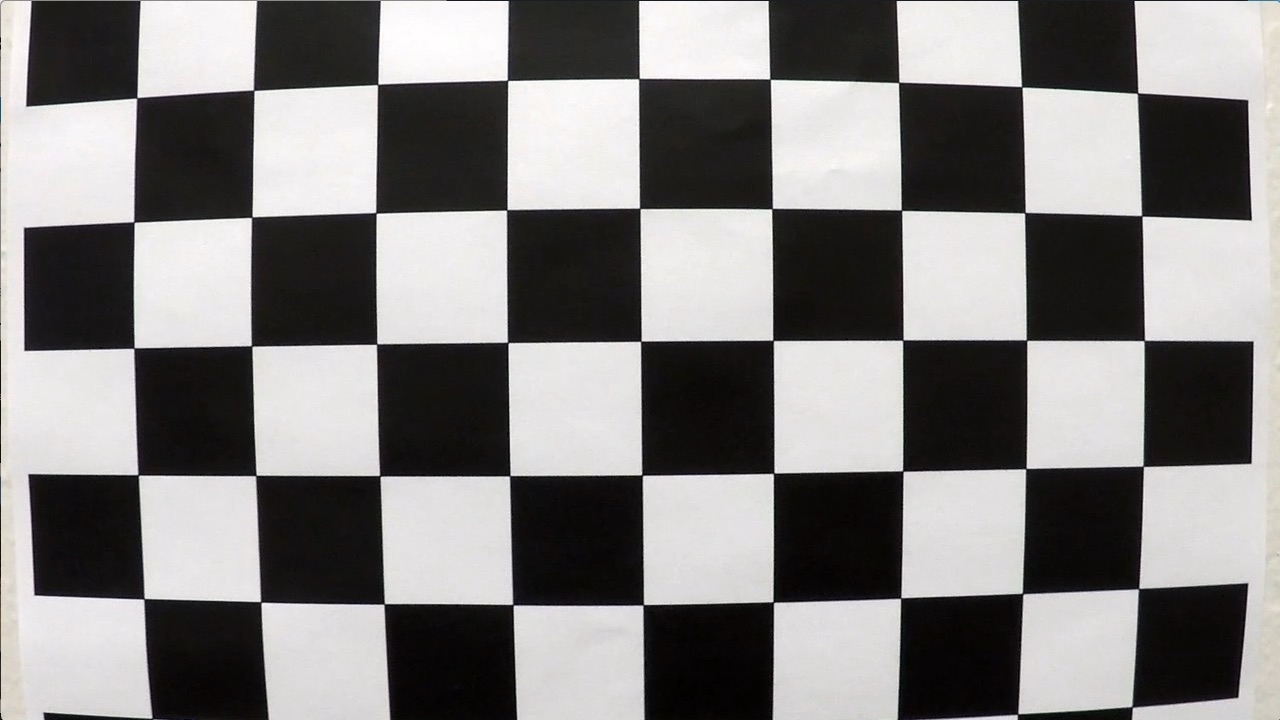
#> input picture P2 Advanced Lane Finding/camera_cal/calibration1.jpg, 1280 x 720 px
$ jupyter execute --allow-errors 'P2 with review.ipynb'   (shell and % lines are left out)   (older library calls are emulated)
#> lines starting #> are read from the running program, lines starting #| are printed output that depends on the picture; after the words box and inside, x2 and y2 are one past the last pixel; in counts of white or black regions, pixels touching at a corner belong together
## Advanced Lane Lines Detection
The goals / steps of this project are the following:

Compute the camera calibration matrix and distortion coefficients given a set of chessboard images.

Apply a distortion correction to raw images.

Apply a perspective transform to rectify image ("birds-eye view").

Use color transforms, gradients, etc., to create a thresholded binary image.

Detect lane pixels and fit to find the lane boundary.

Determine the curvature of the lane and vehicle position with respect to center.

Warp the detected lane boundaries back onto the original image.

Output visual display of the lane boundaries and numerical estimation of lane curvature and vehicle position.

[cell 1]
#importing some useful packages
import matplotlib.pyplot as plt
import matplotlib.image as mpimg
import numpy as np
import cv2
import pickle
import glob

[cell 2]
# Import everything needed to edit/save/watch video clips
from moviepy.editor import VideoFileClip
from IPython.display import HTML

[cell 3]
# Define a function that takes an image, number of x and y points,
# camera matrix and distortion coefficients
def corners_unwarp(img, nx, ny):
    # prepare object points, like (0,0,0), (1,0,0), (2,0,0) ....,(6,5,0)
#> called with img = 'camera_cal/calibration1.jpg', nx = 9, ny = 5
    objp = np.zeros((ny*nx,3), np.float32)
    objp[:,:2] = np.mgrid[0:nx,0:ny].T.reshape(-1,2)

    # Arrays to store object points and image points from all the images.
    objpoints = [] # 3d point in real world space
    imgpoints = [] # 2d points in image plane.
    images = glob.glob(img)
    for idx, fname in enumerate(images):
        img = cv2.imread(fname)
#> img is the input picture: shape (720, 1280, 3); mean B, G, R 127.8, 128.4, 130.1
        # Convert to grayscale
        gray = cv2.cvtColor(img, cv2.COLOR_BGR2GRAY)
        ret, corners = cv2.findChessboardCorners(gray, (nx, ny), None)
#> ret = True; corners = 45 rows, first 8: [137.5, 96.45], [253.6, 90.19], [377.5, 84.48], [506.8, 79.62], [639.6, 77.4], [770.5, 79.55], [899.2, 82.02], [1022.5, 87.62]

        # If found, add object points, image points
        if ret == True:
            objpoints.append(objp)
            imgpoints.append(corners)
    return objpoints,imgpoints


def cal_undistort(image,nx,ny):
    objpoints,imgpoints=corners_unwarp(image,nx,ny)
#> objpoints = 1 item; imgpoints = 1 item
    image = mpimg.imread(image)

    img_size = (image.shape[1], image.shape[0])
    # Do camera calibration given object points and image points
    ret, mtx, dist, rvecs, tvecs = cv2.calibrateCamera(objpoints, imgpoints, img_size,None,None)
#> ret = 1.12; mtx = [[2934.5, 0, 429.2], [0, 2989.2, 297], [0, 0, 1]]; dist = [[-1.34, -13.69, 0.0587, 0.136, 137.7]]; rvecs = ([0.111, -0.0758, -0.0108],); tvecs = ([-2.41, -1.6, 22.14],)
    undist = cv2.undistort(image, mtx, dist, None, mtx)
    gray = cv2.cvtColor(undist,cv2.COLOR_BGR2GRAY)

    ret, corners = cv2.findChessboardCorners(gray, (nx,ny), None)
#> ret = True; corners = 45 rows, first 8: [109.5, 81.02], [242.8, 80.2], [374.4, 78.61], [505.9, 77.02], [635.7, 75.69], [764.8, 74.44], [893.7, 73.56], [1022.2, 71.7]

    cv2.drawChessboardCorners(undist, (nx,ny), corners, ret)
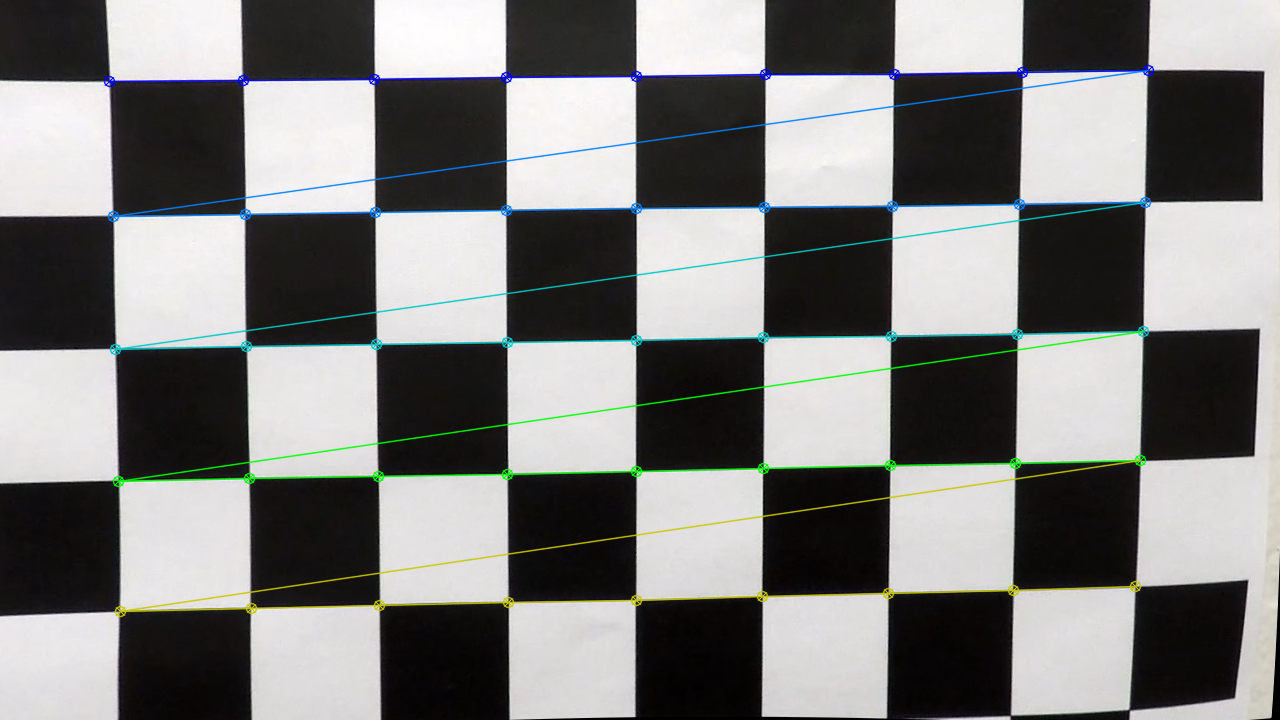
#> undist: shape (720, 1280, 3); mean R, G, B 125.8, 126.3, 125.1

    return undist, mtx, dist

# Camera Calibration
Calculate the correct camera matrix and distortion coefficients using the calibration chessboard images

[cell 4]
def CameraCalibration(image, visualise=False):
    #calibration for camera
    nx=9
    ny=5
    undist, mtx, dist= cal_undistort(image,nx,ny)
#> mtx = [[2934.5, 0, 429.2], [0, 2989.2, 297], [0, 0, 1]]; dist = [[-1.34, -13.69, 0.0587, 0.136, 137.7]]
    if visualise:
        image = mpimg.imread(image)

        f,(ax1,ax2)=plt.subplots(1,2,figsize=(20,10))
        ax1.imshow(image, cmap='gray')
        ax1.title.set_text('Original image')

        ax2.imshow(undist, cmap='gray')
        ax2.title.set_text('undistion')
    return mtx, dist

image_cal='camera_cal/calibration1.jpg'
mtx, dist = CameraCalibration(image_cal, visualise=False)
#> mtx = [[2934.5, 0, 429.2], [0, 2989.2, 297], [0, 0, 1]]; dist = [[-1.34, -13.69, 0.0587, 0.136, 137.7]]

[cell 5]
#reading in an image
#image = mpimg.imread('frame.jpg')
image = mpimg.imread('./test_images/test1.jpg')
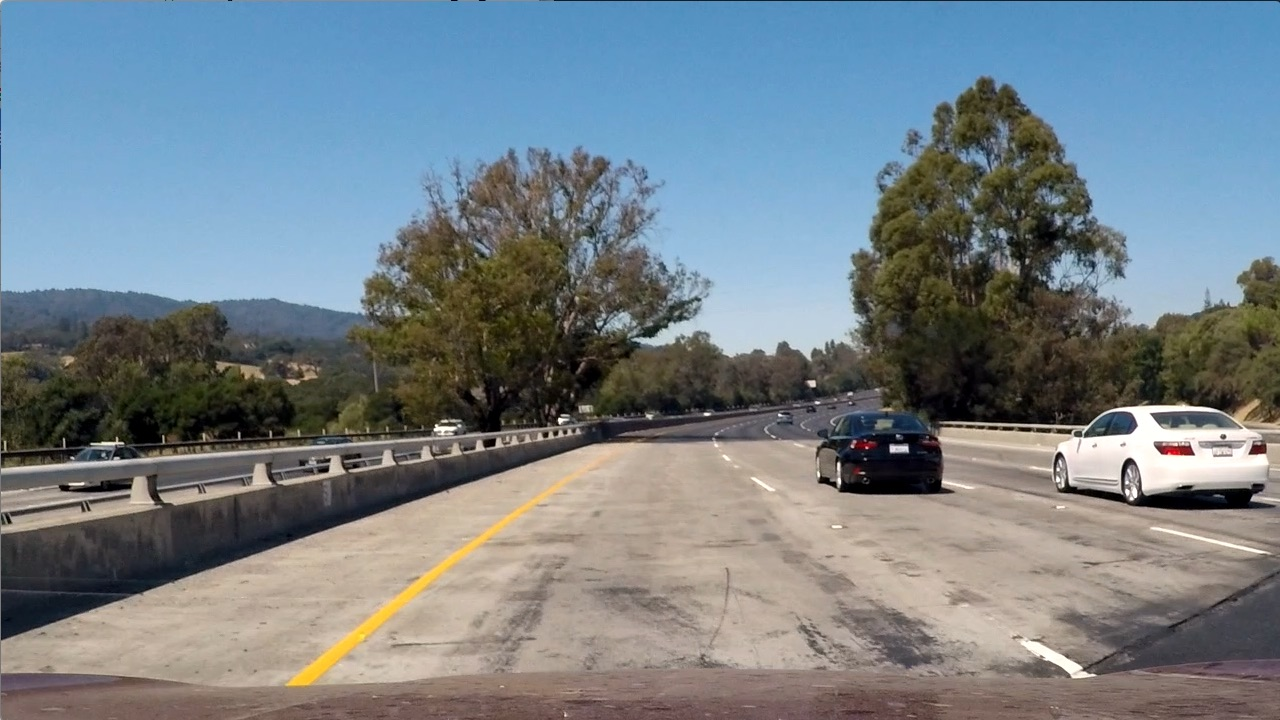
#> input picture P2 Advanced Lane Finding/test_images/test1.jpg, 1280 x 720 px
#> image is the input picture: shape (720, 1280, 3); mean R, G, B 117.5, 128.7, 135.5

#printing out some stats and plotting
print('This image is:', type(image), 'with dimensions:', image.shape)
#| This image is: <class 'numpy.ndarray'> with dimensions: (720, 1280, 3)

# Distortion correction

[cell 6]
img_undist = cv2.undistort(image, mtx, dist, None, mtx)
#> the sliders are set to ksize = 16, mag_low = 127, mag_high = 127, dir_low = 0.7853981633974483, dir_high = 0.7853981633974483, H_yellow_low = 127, H_yellow_high = 127, S_yellow_low = 127, S_yellow_high = 127, V_yellow_low = 127, V_yellow_high = 127, V_White_low = 127, V_White_high = 127, R_White_low = 127, R_White_high = 127

#> (the rest of this cell did not finish here and is left out)

# Parameters fine-tuning
Build a widget for parameters fine-tuning

[cell 7]
def hsv_thres_H(img, thresh=(0, 255)):
    """ thresholding based on L channel value of HLS image
    Input:
        img: BGR image read by cv2
        thresh: low and upper thresholds for values of L channel
    Output:
        binary_output: binary map of preserved values in-between the thresholds
    """
#> called with thresh = (127, 127)
    img_HSV= cv2.cvtColor(img, cv2.COLOR_RGB2HSV)
#> img_HSV: shape (720, 1280, 3); mean H, S, V 60.3, 78, 149.5
    H_channel = img_HSV[...,0]
    binary_output = np.zeros_like(H_channel)
    binary_output[(H_channel>thresh[0])&(H_channel<=thresh[1])] = 1

    return binary_output

def hsv_thres_S(img, thresh=(0, 255)):
    """ thresholding based on L channel value of HLS image
    Input:
        img: BGR image read by cv2
        thresh: low and upper thresholds for values of L channel
    Output:
        binary_output: binary map of preserved values in-between the thresholds
    """
#> called with thresh = (127, 127)
    img_HSV= cv2.cvtColor(img, cv2.COLOR_RGB2HSV)
    S_channel = img_HSV[...,-2]
    binary_output = np.zeros_like(S_channel)
    binary_output[(S_channel>thresh[0])&(S_channel<=thresh[1])] = 1

    return binary_output

def hsv_thres_V(img, thresh=(0, 255)):
    """ thresholding based on S channel value of HLS image
    Input:
        img: BGR image read by cv2
        thresh: low and upper thresholds for values of S channel
    Output:
        binary_output: binary map of preserved values in-between the thresholds
    """
#> called with thresh = (127, 127)
    img_HSV= cv2.cvtColor(img, cv2.COLOR_RGB2HSV)
    V_channel = img_HSV[...,-1]
    binary_output = np.zeros_like(V_channel)
    binary_output[(V_channel>thresh[0])&(V_channel<=thresh[1])] = 1

    return binary_output


def rgb_thres_R(img, thresh=(0, 255)):
    """ thresholding based on S channel value of HLS image
    Input:
        img: BGR image read by cv2
        thresh: low and upper thresholds for values of S channel
    Output:
        binary_output: binary map of preserved values in-between the thresholds
    """
#> called with thresh = (127, 127)
    R_channel = image[:,:,0]
    binary_output = np.zeros_like(R_channel)
    binary_output[(R_channel>thresh[0])&(R_channel<=thresh[1])] = 1
    return binary_output


# [23 lines left out: function dir_threshold, not called in this run]

def mag_thresh(image, sobel_kernel=3, mag_thresh=(0, 255)):
    """ thresholding method absed on magnitude of derivatives
    Input:
        image: BGR image read by cv2
        sobel_kernel: size of sobel kernel
        mag_thresh: low and upper thresholds for magnitudes of derivatives
    Output:
        binary_output: binary map of preserved values in-between the thresholds
    """
#> called with sobel_kernel = 16, mag_thresh = (127, 127)

    img_gray = cv2.cvtColor(image, cv2.COLOR_BGR2GRAY)

    img_gray_x_deriv = cv2.Sobel(img_gray, cv2.CV_64F, 1, 0, ksize=sobel_kernel)
    img_gray_y_deriv = cv2.Sobel(img_gray, cv2.CV_64F, 0, 1, ksize=sobel_kernel)

    img_gray_xy_deriv = np.sqrt(img_gray_x_deriv**2 + img_gray_y_deriv**2)

    img_gray_xy_deriv = np.uint8(255*np.absolute(img_gray_xy_deriv)/np.max(np.absolute(img_gray_xy_deriv)))

    binary_output = np.zeros_like(img_gray_xy_deriv)

    binary_output[(img_gray_xy_deriv>mag_thresh[0])&(img_gray_xy_deriv<mag_thresh[1])] = 1

    return binary_output

def combined_binary_mask(image, ksize, mag_low, mag_high, dir_low, dir_high, H_yellow_low, H_yellow_high, S_yellow_low, S_yellow_high,V_yellow_low, V_yellow_high,V_White_low, V_White_high,R_White_low, R_White_high
):

    H_bin_yellow = hsv_thres_H(image, (H_yellow_low, H_yellow_high))
    S_bin_yellow = hsv_thres_S(image, (S_yellow_low, S_yellow_high))
    V_bin_yellow = hsv_thres_V(image, (V_yellow_low, V_yellow_high))
    V_bin_White = hsv_thres_V(image, (V_White_low, V_White_high))
    R_bin_White = rgb_thres_R(image, (R_White_low, R_White_high))

    mag_bin = mag_thresh(image, ksize, (mag_low, mag_high))
    dir_bin = dir_threshold(image, ksize, (dir_low, dir_high))

    combined = np.zeros_like(S_bin_yellow)

    S_yellow_ = S_bin_yellow == 1
    H_yellow = H_bin_yellow == 1
    V_yellow = V_bin_yellow == 1
    V_White = V_bin_White == 1
    R_white = R_bin_White  == 1

    mag_ = mag_bin == 1
    dir_ = dir_bin == 1

    combined[(S_yellow_==1) & (H_yellow==1) & (V_yellow==1)& (mag_ & dir_)] = 1
    combined[(V_White==1)|(R_white==1)] = 1


    return combined

[cell 8]
from IPython.html import widgets
from IPython.html.widgets import interact
from IPython.display import display

def interactive_mask(ksize, mag_low, mag_high, dir_low, dir_high, H_yellow_low, H_yellow_high, S_yellow_low, S_yellow_high,V_yellow_low, V_yellow_high,V_White_low, V_White_high,R_White_low, R_White_high):
    combined = combined_binary_mask(image, ksize, mag_low, mag_high, dir_low, dir_high, H_yellow_low, H_yellow_high, S_yellow_low, S_yellow_high,V_yellow_low, V_yellow_high,V_White_low, V_White_high,R_White_low, R_White_high
)
    plt.figure(figsize=(10,10))
    plt.imshow(combined,cmap='gray')


#> (the rest of this cell did not finish here and is left out)

# Apply the parameters to the undistorted image

[cell 9]
position = [[580,450],[240,670],[1055,670],[710,450]]
def thresh(img, thresh_min, thresh_max):
    ret = np.zeros_like(img)
    ret[(img >= thresh_min) & (img <= thresh_max)] = 1
    return ret

def CLAHEinput(image):
     # create a CLAHE object (Arguments are optional).
    clahe = cv2.createCLAHE(clipLimit=2.0, tileGridSize=(8,8))
    cl1 = clahe.apply(image)
    return cl1

def region_of_interest(img, vertices):
    """
    Applies an image mask.

    Only keeps the region of the image defined by the polygon
    formed from `vertices`. The rest of the image is set to black.
    `vertices` should be a numpy array of integer points.
    """
    #defining a blank mask to start with
    mask = np.zeros_like(img)

    #defining a 3 channel or 1 channel color to fill the mask with depending on the input image
    if len(img.shape) > 2:
        channel_count = img.shape[2]  # i.e. 3 or 4 depending on your image
        ignore_mask_color = (1,) * channel_count

    else:
        ignore_mask_color = 1

    #filling pixels inside the polygon defined by "vertices" with the fill color
    cv2.fillPoly(mask, vertices, ignore_mask_color)
    #returning the image only where mask pixels are nonzero
    masked_image = cv2.bitwise_and(img, mask)

    return masked_image

def addcolor(image,r,g,b):
    image_rgb = np.float32(image)
    rgb = cv2.cvtColor(image_rgb, cv2.COLOR_GRAY2RGB) # RGB for matplotlib, BGR for imshow() !
    rgb *= np.array((r,g,b),np.uint8) # set r and b to 0, leaves red
    return rgb

def color_thresh(image, visualise=False):
#> called with visualise = True
    b = np.zeros((image.shape[0],image.shape[1]))
    hsv = cv2.cvtColor(image, cv2.COLOR_RGB2HSV)
#> hsv: shape (720, 1280, 3); mean H, S, V 59.6, 76.5, 149.4

    H = hsv[:,:,0]
    S = hsv[:,:,1]
    V = hsv[:,:,2]
    R = image[:,:,0]
    G = image[:,:,1]
    B = image[:,:,2]
    V=CLAHEinput(V)
    if np.mean(S)<70:
        S=CLAHEinput(S)
    if np.mean(R)<80:
        R=CLAHEinput(R)
    t_yellow_H = thresh(H,10,30)
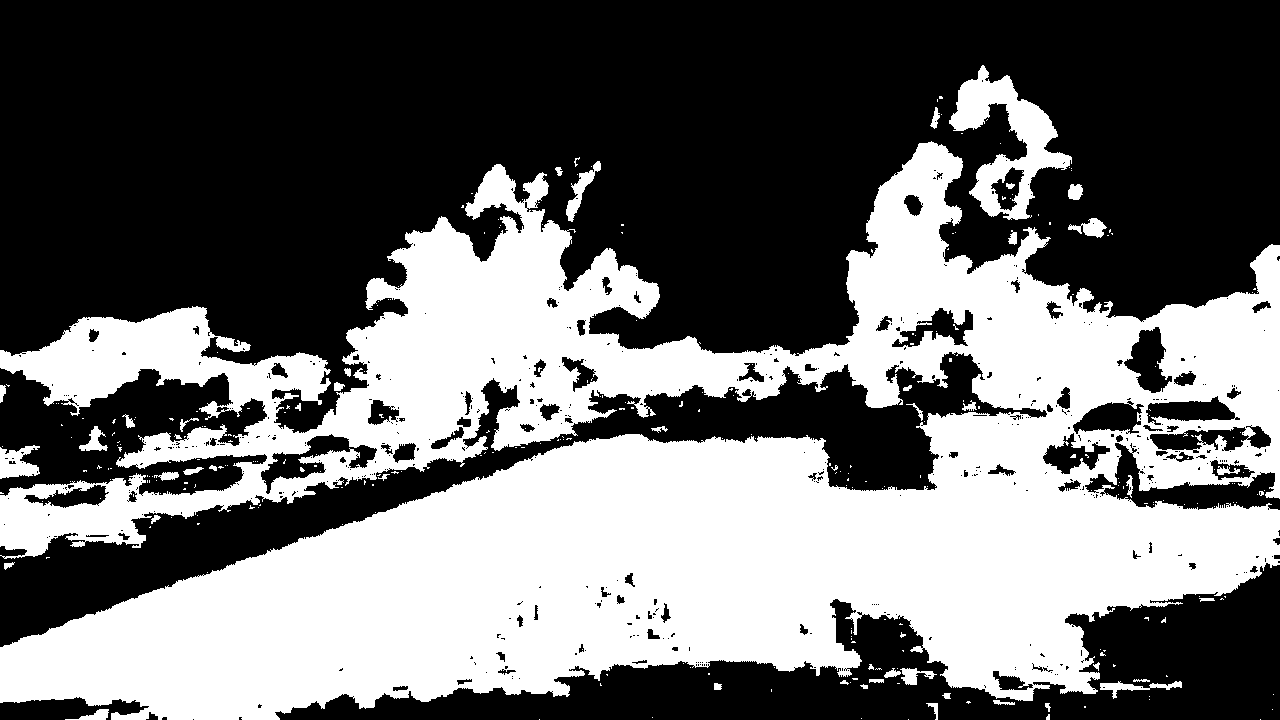
#> t_yellow_H: shape (720, 1280); values 0 (black) and 1 (white), 42.7% white; 302 white regions (255 under 20 px), largest, box (x1, y1, x2, y2) and area: (0, 141, 1280, 720) 380053, (949, 65, 1072, 220) 6935, (0, 445, 40, 479) 866
    t_yellow_S = thresh(S,70,255)
#> t_yellow_S: shape (720, 1280); values 0 (black) and 1 (white), 49% white; 679 white regions (558 under 20 px), largest, box (x1, y1, x2, y2) and area: (0, 0, 1280, 329) 289714, (0, 222, 692, 461) 62622, (846, 142, 1280, 419) 50187
    t_yellow_V = thresh(V,150,255)
#> t_yellow_V: shape (720, 1280); values 0 (black) and 1 (white), 59.8% white; 537 black regions (415 under 20 px), largest, box (x1, y1, x2, y2) and area: (0, 62, 1280, 652) 253272, (0, 446, 1280, 720) 93374, (684, 495, 962, 670) 9125
    t_white_R = thresh(R,225,255)
#> t_white_R: shape (720, 1280); values 0 (black) and 1 (white), 1.6% white; 78 white regions (64 under 20 px), largest, box (x1, y1, x2, y2) and area: (1046, 397, 1272, 485) 8595, (275, 445, 608, 694) 4131, (1011, 635, 1091, 679) 785
    t_white_V = thresh(V,240,255)
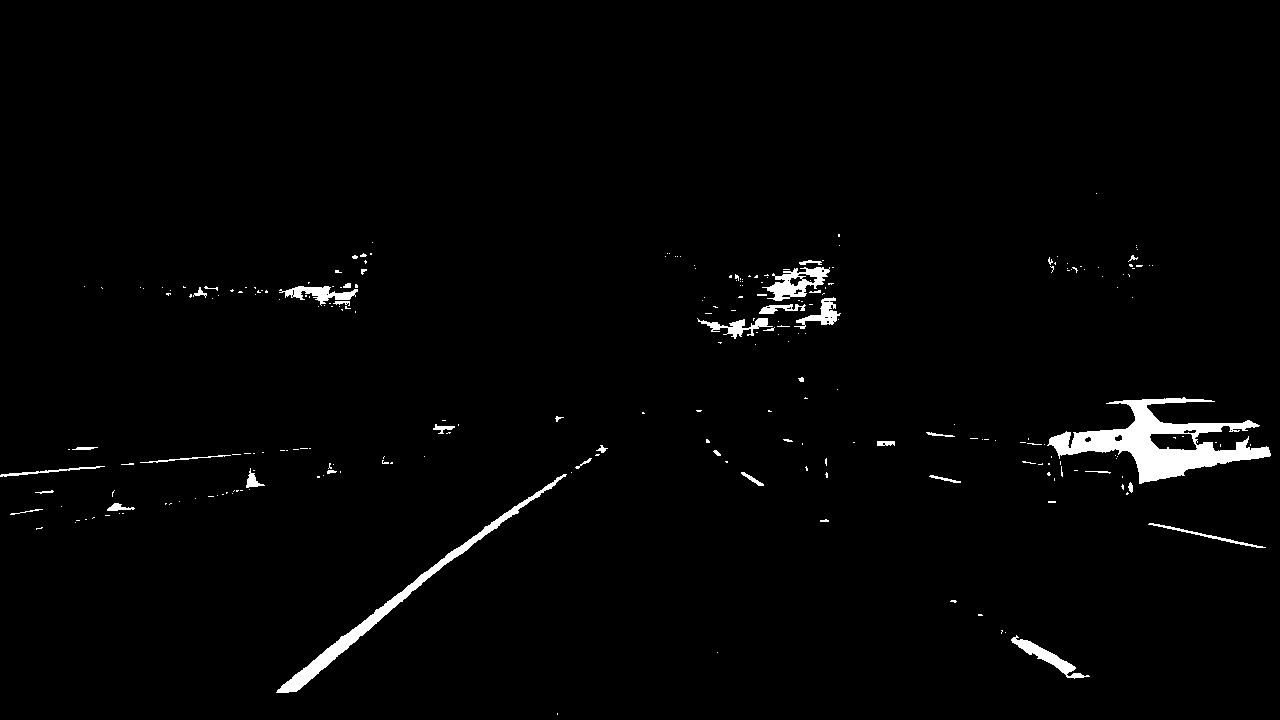
#> t_white_V: shape (720, 1280); values 0 (black) and 1 (white), 1.8% white; 255 white regions (214 under 20 px), largest, box (x1, y1, x2, y2) and area: (1047, 397, 1271, 484) 6790, (276, 474, 567, 693) 3020, (762, 267, 830, 301) 1028
    b[(t_yellow_H==1) & (t_yellow_S==1) & (t_yellow_V==1)] = 1
    b[(t_white_R==1)|(t_white_V==1)] = 1


    b_rgb=addcolor(b,r=0,g=1,b=0)
#> (the rest of the program and of its run is left out)
